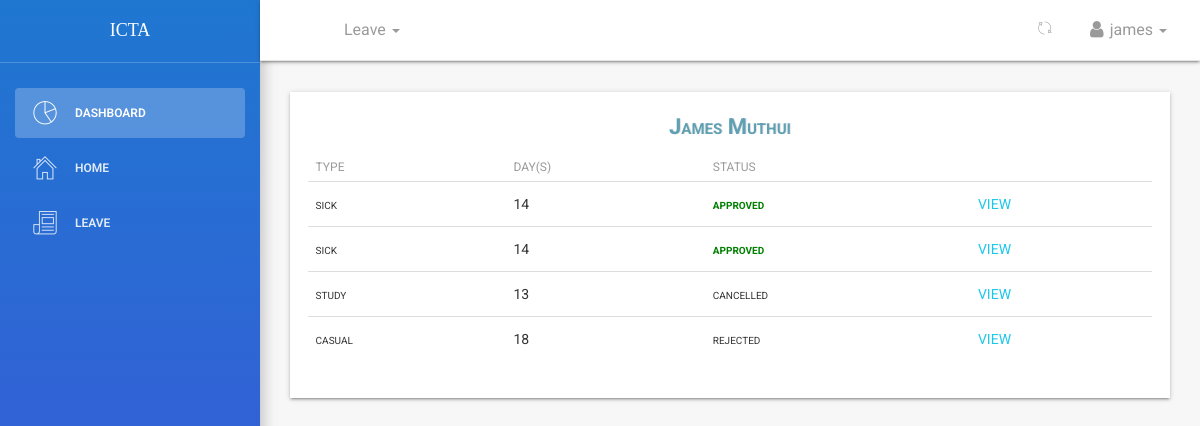
The app's page /dashboard/leaves/view/table/ (signed in) with its own data.
### employee/models.py (models this page shows, shortened)
class Employee(models.Model):
    MALE = 'male'
    FEMALE = 'female'
    OTHER = 'other'
    NOT_KNOWN = 'Not Known'
    GENDER = (
    (MALE,'Male'),
    (FEMALE,'Female'),
    (OTHER,'Other'),
    (NOT_KNOWN,'Not Known'),
    )
    MR = 'Mr'
    MRS = 'Mrs'
    MSS = 'Mss'
    DR = 'Dr'
    SIR = 'Sir'
    MADAM = 'Madam'
    TITLE = (
    (MR,'Mr'),
    (MRS,'Mrs'),
    (MSS,'Mss'),
    (DR,'Dr'),
    (SIR,'Sir'),
    (MADAM,'Madam'),
    )
    FULL_TIME = 'Full-Time'
    PART_TIME = 'Part-Time'
    CONTRACT = 'Contract'
    INTERN = 'Intern'
    EMPLOYEETYPE = (
    (FULL_TIME,'Full-Time'),
    (PART_TIME,'Part-Time'),
    (CONTRACT,'Contract'),
    (INTERN,'Intern'),
    )
    user = models.ForeignKey(User,on_delete=models.CASCADE,default=1)
    image = models.FileField(_('Profile Image'),upload_to='profiles',default='default.png',blank=True,null=True,help_text='upload image size less than 2.0MB')#work on path username-date/image
    firstname = models.CharField(_('Firstname'),max_length=125,null=False,blank=False)
    lastname = models.CharField(_('Lastname'),max_length=125,null=False,blank=False)
    othername = models.CharField(_('Othername (optional)'),max_length=125,null=True,blank=True)
    birthday = models.DateField(_('Birthday'),blank=False,null=False)
    department =  models.ForeignKey(Department,verbose_name =_('Department'),on_delete=models.SET_NULL,null=True,default=None)
    role =  models.ForeignKey(Role,verbose_name =_('Role'),on_delete=models.SET_NULL,null=True,default=None)
    startdate = models.DateField(_('Employement Date'),help_text='date of employement',blank=False,null=True)
    employeetype = models.CharField(_('Employee Type'),max_length=15,default=FULL_TIME,choices=EMPLOYEETYPE,blank=False,null=True)
    employeeid = models.CharField(_('Employee ID Number'),max_length=10,null=True,blank=True)
    dateissued = models.DateField(_('Date Issued'),help_text='date staff id was issued',blank=False,null=True)
    is_blocked = models.BooleanField(_('Is Blocked'),help_text='button to toggle employee block and unblock',default=False)
    is_deleted = models.BooleanField(_('Is Deleted'),help_text='button to toggle employee deleted and undelete',default=False)
    created = models.DateTimeField(verbose_name=_('Created'),auto_now_add=True,null=True)
    updated = models.DateTimeField(verbose_name=_('Updated'),auto_now=True,null=True)
    objects = EmployeeManager()
    class Meta:
        verbose_name = _('Employee')
        verbose_name_plural = _('Employees')
        ordering = ['-created']
    @property
    def get_full_name(self):
        fullname = ''
        firstname = self.firstname
        lastname = self.lastname
        othername = self.othername
        if (firstname and lastname) or othername is None:
            fullname = firstname +' '+ lastname
            return fullname
        elif othername:
            fullname = firstname + ' '+ lastname +' '+othername
            return fullname
        return

### leave/models.py (models this page shows, shortened)
class Leave(models.Model):
	user = models.ForeignKey(User,on_delete=models.CASCADE,default=1)
	startdate = models.DateField(verbose_name=_('Start Date'),help_text='leave start date is on ..',null=True,blank=False)
	enddate = models.DateField(verbose_name=_('End Date'),help_text='coming back on ...',null=True,blank=False)
	leavetype = models.CharField(choices=LEAVE_TYPE,max_length=25,default=SICK,null=True,blank=False)
	reason = models.CharField(verbose_name=_('Reason for Leave'),max_length=255,help_text='add additional information for leave',null=True,blank=True)
	defaultdays = models.PositiveIntegerField(verbose_name=_('Leave days per year counter'),default=DAYS,null=True,blank=True)
	department=models.ForeignKey('employee.Department',on_delete=models.CASCADE,null=True,blank=True)
	status = models.CharField(max_length=12,default='pending') #pending,approved,rejected,cancelled
	is_approved = models.BooleanField(default=False) #hide
	updated = models.DateTimeField(auto_now=True, auto_now_add=False)
	created = models.DateTimeField(auto_now=False, auto_now_add=True)
	objects = LeaveManager()
	class Meta:
		verbose_name = _('Leave')
		verbose_name_plural = _('Leaves')
		ordering = ['-created'] #recent objects
	def __str__(self):
		return ('{0} - {1}'.format(self.leavetype,self.user))
	@property
	def leave_days(self):
		days_count = ''
		startdate = self.startdate
		enddate = self.enddate
		if startdate > enddate:
			return
		dates = (enddate - startdate)
		return dates.days

### dashboard/views.py (the view)
# urls.py: path('leaves/view/table/',views.view_my_leave_table,name='staffleavetable'),
def view_my_leave_table(request):
	if request.user.is_authenticated:
		user = request.user
		leaves = Leave.objects.filter(user = user)
		employee = Employee.objects.filter(user = user).first()
		print(leaves)
		dataset = dict()
		dataset['leave_list'] = leaves
		dataset['employee'] = employee
		dataset['title'] = 'Leaves List'
	else:
		return redirect('accounts:login')
	return render(request,'dashboard/staff_leaves_table.html',dataset)

### employee/managers.py (called while the page is built)
    def get_queryset(self):
        return super().get_queryset().filter(is_deleted=False)

### leave/manager.py (called while the page is built)
	def get_queryset(self):
		return super().get_queryset()

### templates/dashboard/staff_leaves_table.html (shortened to what this page needs)
{% extends '_layout.html' %}
 {% block navheader %}
 	{% include 'includes/navheader_employee_app.html' %}
 {% endblock %}
 {% block content %}
        <section class="content">
            <section class="container-fluid">
            	   <section class="row">
                        <section class="col col-sm-8 offset-sm-2">
                        </section>
                    </section>
                	<div class="table-responsive table-shadow">
                		<div class="text-center table-description">
                			<h4 class="title-h3" style="color: #60a0b3 !important;
    						text-shadow: 1px 0px rgba(0,0,0,0.11)">{{ employee.get_full_name }}</h4>
                		</div>
                		{% if leave_list %}
                		<table class="table">
							  <thead>
							    <tr>
							      <th scope="col">Type</th>
							      <th scope="col">Day(s)</th>
							      <th scope="col">Status</th>
							    </tr>
							  </thead>
							  <tbody>
							  	{% for leave in leave_list %}
							    <tr>
							      <td>{{ leave.leavetype}}</td>
							      <td>{{ leave.leave_days }}</td>
							      {% if leave.is_approved %}
							      <td style="color:green;font-weight: bold">{{ leave.status }}</td>
							      {% else %}
							      <td style="color:">{{ leave.status }}</td>
							      {% endif %}
							      <td>
							      	<a href="{% url 'dashboard:userleaveview' leave.id %}">
							      	    VIEW
							      	</a>
							      </td>
							    </tr>
							    {% endfor %}
							  </tbody>
						</table>
						{% else %}
						<span>No Leaves can be found...</span>
						{% endif %}
					</div>
            </section>
        </section>
 {% endblock %}

### templates/includes/navheader_employee_app.html (shortened to what this page needs)
 {% load static %}
 <nav class="navbar navbar-default navbar-fixed shadow">
            <div class="container-fluid">
                <div class="collapse navbar-collapse">
                    <ul class="nav navbar-nav navbar-left">
                        <li>
                            <a href="" class="dropdown-toggle" data-toggle="dropdown">
                            </a>
                        </li>
                        <li class="dropdown">
                              <a href="" class="dropdown-toggle" data-toggle="dropdown">
                                    <p>
                                        Leave
                                        <b class="caret"></b>
                                    </p>
                              </a>
                        </li>
                    </ul>
                    <ul class="nav navbar-nav navbar-right">
                        <li class="dropdown">
                              <a href="" class="dropdown-toggle refresh-page" data-toggle="dropdown" title="refresh current page">
                                    <i class="pe-7s-refresh-2"></i>
                              </a>
                        </li>
                        <li class="dropdown">
                              <a href="" class="dropdown-toggle" data-toggle="dropdown">
                                    <p>
                                        <i class="fa fa-user"></i> {{ request.user}}
                                        <b class="caret"></b>
                                    </p>
                              </a>
                        </li>
                    </ul>
                </div>
            </div>
        </nav>

### records on screen
Employee: get_full_name "James Muthui"
Leave: leavetype "sick", leave_days "14", status "approved"
Leave: leavetype "sick", leave_days "14", status "approved"
Leave: leavetype "study", leave_days "13", status "cancelled"
Leave: leavetype "casual", leave_days "18", status "rejected"

### other values on screen
{{ request.user }} "james"
